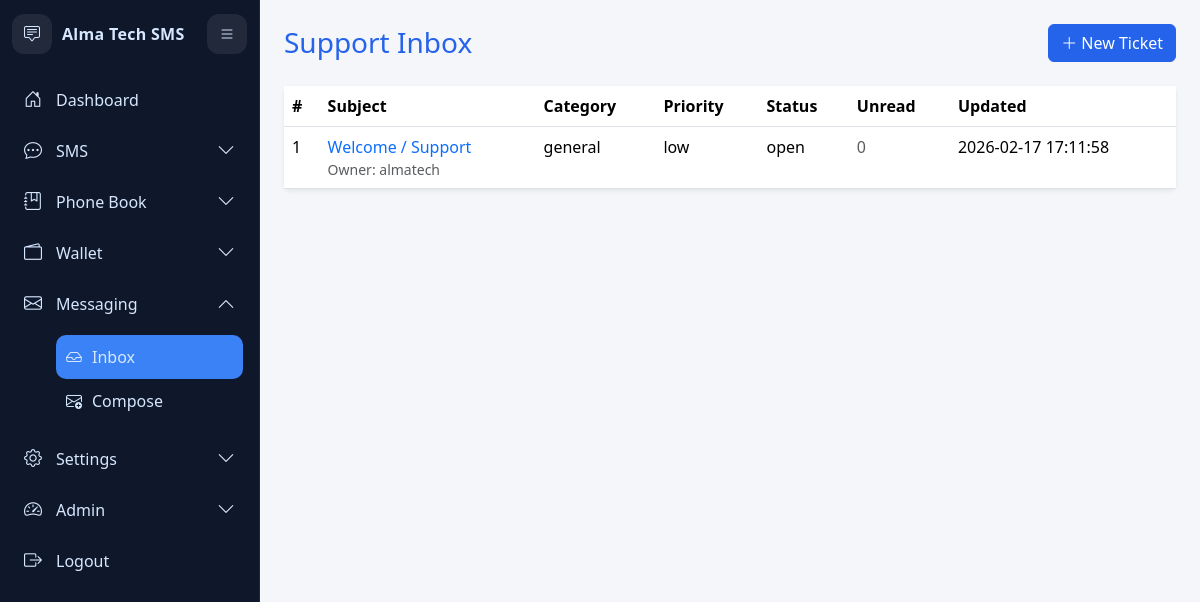
The page /modules/messaging/inbox.php (signed in) on the database its author committed.
### tables this page shows
CREATE TABLE `message_threads` (
  `id` bigint(20) UNSIGNED NOT NULL,
  `created_by` bigint(20) UNSIGNED NOT NULL,
  `subject` varchar(160) NOT NULL,
  `status` enum('open','pending','resolved','closed') NOT NULL DEFAULT 'open',
  `category` enum('billing','sms','sender_id','technical','general') NOT NULL DEFAULT 'general',
  `priority` enum('low','medium','high') NOT NULL DEFAULT 'medium',
  `created_at` timestamp NOT NULL DEFAULT current_timestamp(),
  `updated_at` timestamp NULL DEFAULT NULL ON UPDATE current_timestamp()
);

CREATE TABLE `users` (
  `id` bigint(20) UNSIGNED NOT NULL,
  `username` varchar(60) NOT NULL,
  `password_hash` varchar(255) NOT NULL,
  `role_id` bigint(20) UNSIGNED DEFAULT NULL,
  `status` enum('active','inactive','suspended') NOT NULL DEFAULT 'active',
  `disabled_reason` varchar(255) DEFAULT NULL,
  `disabled_at` datetime DEFAULT NULL,
  `full_name` varchar(120) DEFAULT NULL,
  `business_name` varchar(120) DEFAULT NULL,
  `business_logo` varchar(255) DEFAULT NULL,
  `phone` varchar(30) DEFAULT NULL,
  `email` varchar(120) DEFAULT NULL,
  `address` varchar(160) DEFAULT NULL,
  `theme` varchar(50) NOT NULL DEFAULT 'theme_blue',
  `sms_balance` int(11) NOT NULL DEFAULT 0,
  `created_at` timestamp NOT NULL DEFAULT current_timestamp(),
  `updated_at` timestamp NULL DEFAULT NULL ON UPDATE current_timestamp(),
  `last_login_at` datetime DEFAULT NULL,
  `last_login_ip` varchar(45) DEFAULT NULL
);

### includes/helpers.php (called while the page is built, shortened)
<?php
function is_admin_role(?int $role_id): bool {
    return (int)$role_id === 1;
}
if (!function_exists('e')) {
    function e(?string $value): string
    {
        return htmlspecialchars((string)$value, ENT_QUOTES, 'UTF-8');
    }
}

### modules/messaging/inbox.php (the view, shortened to what this page needs)
<?php
require_once __DIR__ . '/../../includes/bootstrap.php';
$userId = (int)$_SESSION['user']['id'];
$isAdmin = is_admin_role($_SESSION['user']['role_id'] ?? null);
if ($isAdmin) {
    $sql = 'SELECT t.id, t.subject, t.category, t.priority, t.status, t.created_at,
               u.username AS owner_username,
               (SELECT COUNT(*) FROM thread_messages tm
                 LEFT JOIN message_reads mr ON mr.message_id = tm.id AND mr.user_id = ?
                 WHERE tm.thread_id = t.id AND tm.from_user_id <> ? AND mr.message_id IS NULL
               ) AS unread_count,
               (SELECT MAX(created_at) FROM thread_messages WHERE thread_id = t.id) AS last_message_at
            FROM message_threads t
            INNER JOIN users u ON u.id = t.created_by
            ORDER BY COALESCE(last_message_at, t.created_at) DESC
            LIMIT 200';
    $stmt = $db->prepare($sql);
    $stmt->bind_param('ii', $userId, $userId);
}
$stmt->execute();
$threads = $stmt->get_result()->fetch_all(MYSQLI_ASSOC);
$theme = $_SESSION['user']['theme'] ?? DEFAULT_THEME;
$themePath = 'assets/css/themes/' . $theme . '.css';
?>
<!doctype html>
<html lang="en">
<head>
  <link href="https://cdn.jsdelivr.net/npm/bootstrap@5.3.3/dist/css/bootstrap.min.css" rel="stylesheet">
  <link href="https://cdn.jsdelivr.net/npm/bootstrap-icons@1.11.3/font/bootstrap-icons.min.css" rel="stylesheet">
  <link rel="stylesheet" href="<?= BASE_URL ?>assets/css/app.css">
  <link rel="stylesheet" href="<?= BASE_URL . e($themePath) ?>">
</head>
<body>
<?php include BASE_PATH . 'templates/sidebar.php'; ?>
<div class="app-shell">
  <div class="container-fluid p-4">
    <div class="d-flex justify-content-between align-items-center mb-4">
      <h1 class="h3 mb-0">Support Inbox</h1>
      <a class="btn btn-primary" href="<?= BASE_URL ?>modules/messaging/compose.php"><i class="bi bi-plus-lg me-1"></i>New Ticket</a>
    </div>
    <div class="card border-0 shadow-sm">
      <div class="table-responsive">
        <table class="table table-hover mb-0">
          <thead><tr><th>#</th><th>Subject</th><th>Category</th><th>Priority</th><th>Status</th><th>Unread</th><th>Updated</th></tr></thead>
          <tbody>
          <?php foreach ($threads as $t): ?>
            <tr>
              <td><?= (int)$t['id'] ?></td>
              <td>
                <a href="<?= BASE_URL ?>modules/messaging/thread.php?id=<?= (int)$t['id'] ?>" class="text-decoration-none">
                  <?= e((string)$t['subject']) ?>
                </a>
                <div class="small text-muted">Owner: <?= e((string)$t['owner_username']) ?></div>
              </td>
              <td><?= e((string)$t['category']) ?></td>
              <td><?= e((string)$t['priority']) ?></td>
              <td><?= e((string)$t['status']) ?></td>
              <td>
                <?php if ((int)$t['unread_count'] > 0): ?>
                  <span class="badge text-bg-danger"><?= (int)$t['unread_count'] ?></span>
                <?php else: ?>
                  <span class="text-muted">0</span>
                <?php endif; ?>
              </td>
              <td><?= e((string)($t['last_message_at'] ?? $t['created_at'])) ?></td>
            </tr>
          <?php endforeach; ?>
          </tbody>
        </table>
      </div>
    </div>
  </div>
</div>
</body>
</html>

### assets/css/app.css (style rules this page uses)
:root { --primary: #2563eb; --primary-light: #3b82f6; --sidebar-bg: #0f172a; --sidebar-hover: rgba(255,255,255,.08); --card-bg: #ffffff; --body-bg: #f4f6f9; --text-color: #1f2937; }
body { background: var(--body-bg); color: var(--text-color); }
.btn-primary { background: var(--primary); border-color: var(--primary); }
.app-shell { padding-left:260px; transition:padding-left .2s ease; }

### assets/css/themes/theme_blue.css (style rules this page uses)
:root { --primary: #2563eb; --primary-light: #3b82f6; --sidebar-bg: #0f172a; --sidebar-hover: rgba(255,255,255,.08); --card-bg: #ffffff; --body-bg: #f4f6f9; --text-color: #d6e7ff; }
body { background: var(--body-bg); color: var(--text-color); }
.btn-primary { background: var(--primary); border-color: var(--primary); }
.h3 { color: #2563eb; }

### rows shown on the page
message_threads: id "1", subject "Welcome / Support", created_by.username "almatech", category "general", priority "low", status "open", last_message_at "2026-02-17 17:11:58"

### other values the page prints
$_SESSION['user']['business_name'] ?: 'AlmaTech SMS' "Alma Tech SMS"
$group['label'] "SMS"
$group['label'] "Phone Book"
$group['label'] "Wallet"
$group['label'] "Messaging"
$it['label'] "Inbox"
$it['label'] "Compose"
$group['label'] "Settings"
$group['label'] "Admin"
